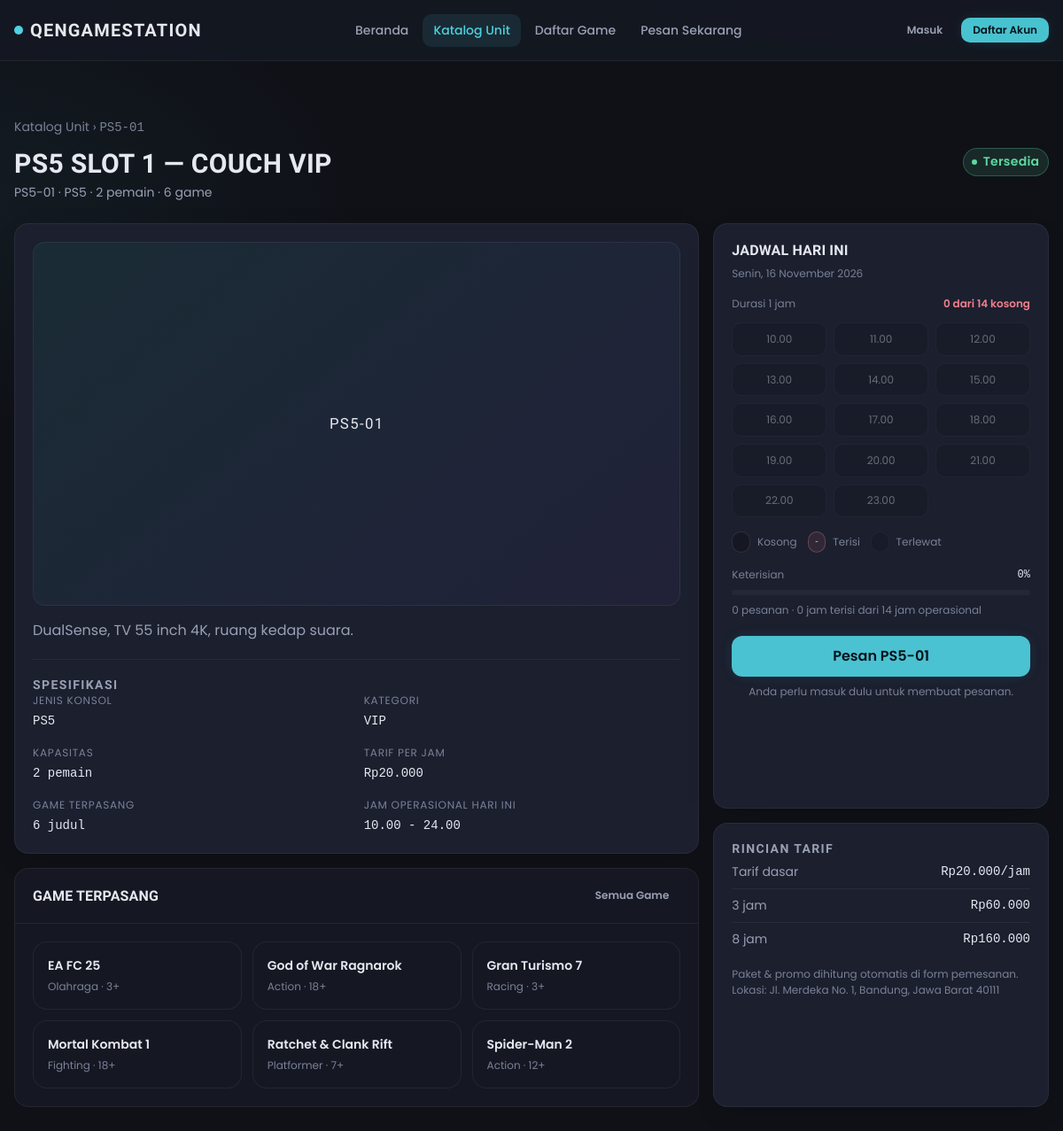
Screenshot of /public/katalog/unit/PS5-01 with the database file from the repository.
### tables this page shows
CREATE TABLE `units` (
  `id`             INT UNSIGNED NOT NULL AUTO_INCREMENT,
  `kode_unit`      VARCHAR(20)  NOT NULL COMMENT 'Kode unik, contoh: PS5-01',
  `nama`           VARCHAR(100) NOT NULL,
  `tipe`           ENUM('PS3','PS4','PS5') NOT NULL,
  `kategori`       ENUM('reguler','vip','ruangan') NOT NULL DEFAULT 'reguler',
  `harga_per_jam`  DECIMAL(12,2) NOT NULL,
  `kapasitas`      TINYINT UNSIGNED NOT NULL DEFAULT 2 COMMENT 'Maks pemain',
  `status`         ENUM('tersedia','dipakai','dipesan','maintenance') NOT NULL DEFAULT 'tersedia',
  `deskripsi`      VARCHAR(255) DEFAULT NULL,
  `foto_path`      VARCHAR(255) DEFAULT NULL COMMENT 'Path relatif, contoh: uploads/units/ps5-01.jpg',
  `created_at`     DATETIME     NOT NULL DEFAULT CURRENT_TIMESTAMP,
  `updated_at`     DATETIME     NOT NULL DEFAULT CURRENT_TIMESTAMP ON UPDATE CURRENT_TIMESTAMP,
  PRIMARY KEY (`id`),
  UNIQUE KEY `uq_units_kode` (`kode_unit`),
  KEY `idx_units_status` (`status`),
  KEY `idx_units_tipe_harga` (`tipe`, `harga_per_jam`)
);

CREATE TABLE `games` (
  `id`          INT UNSIGNED NOT NULL AUTO_INCREMENT,
  `judul`       VARCHAR(150) NOT NULL,
  `platform`    ENUM('PS3','PS4','PS5','Multi') NOT NULL DEFAULT 'Multi',
  `genre`       VARCHAR(60)  NOT NULL DEFAULT 'Umum',
  `cover_path`  VARCHAR(255) DEFAULT NULL,
  `rating`      ENUM('3+','7+','12+','16+','18+') NOT NULL DEFAULT '7+' COMMENT 'Batas usia konten',
  `deskripsi`   TEXT         DEFAULT NULL,
  `status`      ENUM('aktif','nonaktif') NOT NULL DEFAULT 'aktif',
  `created_at`  DATETIME     NOT NULL DEFAULT CURRENT_TIMESTAMP,
  `updated_at`  DATETIME     NOT NULL DEFAULT CURRENT_TIMESTAMP ON UPDATE CURRENT_TIMESTAMP,
  PRIMARY KEY (`id`),
  UNIQUE KEY `uq_games_judul_platform` (`judul`, `platform`),
  KEY `idx_games_platform` (`platform`),
  KEY `idx_games_genre` (`genre`)
);

### app/Views/pages/katalog/unit-detail.php (the view, shortened to what the rows shown need)
<?php
$tautanPesan = $authUser
    ? url('booking?unit=' . (int) $unit['id'])
    : route('login.form');
$kelasSlot = static fn (array $s): string => $s['tersedia'] ? '' : ($s['alasan'] === 'lewat' ? ' is-past' : ' is-taken');
$kosong = count(array_filter($slots, static fn (array $s): bool => $s['tersedia']));
$tutupLabel = $operasional['tutup'] === 24 ? '24.00' : sprintf('%02d.00', $operasional['tutup']);
$spesifikasi = [
    'Jenis konsol' => (string) $unit['tipe'],
    'Kategori'     => status_label((string) $unit['kategori']),
    'Kapasitas'    => (int) $unit['kapasitas'] . ' pemain',
    'Tarif per jam' => rupiah($unit['harga_per_jam']),
    'Game terpasang' => count($games) . ' judul',
    'Jam operasional hari ini' => sprintf('%02d.00', $operasional['buka']) . ' - ' . $tutupLabel,
];
?>
<section class="section" style="padding-bottom: var(--sp-6);">
    <div class="container-page">
        <p class="text-muted" style="margin:0 0 var(--sp-3); font-size: var(--text-sm);">
            <a href="<?= url('katalog') ?>">Katalog Unit</a> &rsaquo; <span class="mono"><?= e($unit['kode_unit']) ?></span>
        </p>
        <div class="flex flex-wrap items-start justify-between gap-4">
            <div>
                <h1 class="display" style="font-size: var(--text-3xl); margin-bottom: 4px;"><?= e($unit['nama']) ?></h1>
                <p class="text-secondary" style="margin:0; font-size: var(--text-sm);">
                    <?= e($unit['kode_unit']) ?> · <?= e($unit['tipe']) ?> ·
                    <?= (int) $unit['kapasitas'] ?> pemain · <?= count($games) ?> game
                </p>
            </div>
            <span class="badge <?= status_class($statusNow) ?>" style="font-size: var(--text-sm);">
                <?= e(status_label($statusNow)) ?>
            </span>
        </div>
    </div>
</section>
<section style="padding-bottom: var(--sp-12);">
    <div class="container-page grid gap-4 lg:grid-cols-3">
        <div class="lg:col-span-2 grid gap-4">
            <div class="qs-card">
                <div class="unit-card__media" style="aspect-ratio: 16 / 9;">
                    <?php if (!empty($unit['foto_path'])): ?>
                        <img src="<?= e(upload_url($unit['foto_path'])) ?>" alt="Foto <?= e($unit['nama']) ?>">
                    <?php else: ?>
                        <span class="unit-card__code"><?= e($unit['kode_unit']) ?></span>
                    <?php endif; ?>
                </div>
                <p class="text-secondary" style="margin: var(--sp-4) 0 0; max-width: 68ch;">
                    <?= e((string) $unit['deskripsi']) ?>
                </p>
                <hr class="divider">
                <h2 class="display" style="font-size: var(--text-sm); color: var(--text-secondary); letter-spacing: .1em;">
                    Spesifikasi
                </h2>
                <dl class="grid gap-4 sm:grid-cols-2" style="margin:0;">
                    <?php foreach ($spesifikasi as $label => $nilai): ?>
                        <div>
                            <dt class="text-muted" style="font-size: var(--text-xs); text-transform: uppercase; letter-spacing: .06em;">
                                <?= e($label) ?>
                            </dt>
                            <dd class="mono" style="margin:4px 0 0; font-size: var(--text-sm); color: var(--text-primary);">
                                <?= e($nilai) ?>
                            </dd>
                        </div>
                    <?php endforeach; ?>
                </dl>
            </div>
            <div class="qs-panel">
                <div class="qs-panel__head">
                    <h2 class="display" style="font-size: var(--text-base); margin:0;">Game Terpasang</h2>
                    <a href="<?= url('katalog/game') ?>" class="btn btn-ghost btn-sm">Semua Game</a>
                </div>
                <div class="qs-panel__body">
                    <?php if ($games === []): ?>
                        <p class="text-secondary" style="margin:0;">
                            Belum ada game terdaftar untuk unit ini. Tanya operator saat datang untuk permintaan khusus.
                        </p>
                    <?php else: ?>
                        <div class="grid gap-3 sm:grid-cols-2 lg:grid-cols-3">
                            <?php foreach ($games as $g): ?>
                                <a href="<?= url('katalog/game/' . (int) $g['id']) ?>"
                                   class="qs-card qs-card--flat qs-card--hoverable" style="padding: var(--sp-4); display:block;">
                                    <p style="margin:0; font-weight:600; font-size: var(--text-sm);"><?= e($g['judul']) ?></p>
                                    <p class="text-muted" style="margin:4px 0 0; font-size: var(--text-xs);">
                                        <?= e($g['genre']) ?> · <?= e($g['rating']) ?>
                                    </p>
                                </a>
                            <?php endforeach; ?>
                        </div>
                    <?php endif; ?>
                </div>
            </div>
        </div>
        <div class="grid gap-4">
            <div class="qs-card">
                <h2 class="display" style="font-size: var(--text-base); margin-bottom: var(--sp-2);">Jadwal Hari Ini</h2>
                <p class="text-muted" style="margin:0 0 var(--sp-4); font-size: var(--text-xs);"><?= e(tgl_indo($hariIni)) ?></p>
                <?php if ($slots === []): ?>
                    <div class="empty-state" style="padding: var(--sp-8) 0;">
                        <p style="margin:0;">Belum ada slot untuk tanggal ini.</p>
                    </div>
                <?php else: ?>
                    <div class="flex items-center justify-between gap-2" style="margin-bottom: var(--sp-3);">
                        <span class="text-muted" style="font-size: var(--text-xs);">Durasi 1 jam</span>
                        <span class="text-<?= $kosong > 0 ? 'success' : 'danger' ?>" style="font-size: var(--text-xs); font-weight:600;">
                            <?= $kosong ?> dari <?= count($slots) ?> kosong
                        </span>
                    </div>
                    <div class="slot-grid">
                        <?php foreach ($slots as $s): ?>
                            <span class="slot<?= $kelasSlot($s) ?>" title="<?= $s['tersedia'] ? 'Masih kosong' : 'Tidak tersedia' ?>">
                                <?= e($s['label']) ?>
                            </span>
                        <?php endforeach; ?>
                    </div>
                    <div class="flex flex-wrap gap-3" style="margin-top: var(--sp-4); font-size: var(--text-xs); color: var(--text-muted);">
                        <span class="flex items-center gap-2"><span class="slot" style="padding:.2rem .5rem; font-size:10px;">&nbsp;</span> Kosong</span>
                        <span class="flex items-center gap-2"><span class="slot is-taken" style="padding:.2rem .5rem; font-size:10px;">&nbsp;</span> Terisi</span>
                        <span class="flex items-center gap-2"><span class="slot is-past" style="padding:.2rem .5rem; font-size:10px;">&nbsp;</span> Terlewat</span>
                    </div>
                    <div style="margin-top: var(--sp-4);">
                        <div class="flex items-center justify-between gap-2" style="margin-bottom: var(--sp-2);">
                            <span class="text-muted" style="font-size: var(--text-xs);">Keterisian</span>
                            <span class="mono" style="font-size: var(--text-xs);"><?= (int) $kepadatan['persen'] ?>%</span>
                        </div>
                        <div class="bar">
                        </div>
                        <p class="text-muted" style="margin: var(--sp-2) 0 0; font-size: var(--text-xs);">
                            <?= (int) $kepadatan['jumlah_pesanan'] ?> pesanan ·
                            <?= e((string) $kepadatan['jam_terisi']) ?> jam terisi dari
                            <?= (int) $kepadatan['total_jam_operasional'] ?> jam operasional
                        </p>
                    </div>
                <?php endif; ?>
                <?php if ($statusNow === 'maintenance'): ?>
                    <button type="button" class="btn btn-block btn-lg" disabled style="margin-top: var(--sp-5);">
                        Unit Sedang Perawatan
                    </button>
                    <p class="text-muted" style="margin: var(--sp-2) 0 0; font-size: var(--text-xs); text-align:center;">
                        Unit ini dikunci sementara oleh operator.
                    </p>
                <?php else: ?>
                    <a href="<?= e($tautanPesan) ?>" class="btn btn-primary btn-block btn-lg" style="margin-top: var(--sp-5);">
                        Pesan <?= e($unit['kode_unit']) ?>
                    </a>
                    <?php if (!$authUser): ?>
                        <p class="text-muted" style="margin: var(--sp-2) 0 0; font-size: var(--text-xs); text-align:center;">
                            Anda perlu masuk dulu untuk membuat pesanan.
                        </p>
                    <?php endif; ?>
                <?php endif; ?>
            </div>
            <div class="qs-card">
                <h2 class="display" style="font-size: var(--text-sm); color: var(--text-secondary); letter-spacing: .1em;">
                    Rincian Tarif
                </h2>
                <ul style="list-style:none; margin:0; padding:0;">
                    <li class="flex items-center justify-between gap-3 py-2" style="border-bottom: 1px solid var(--border-soft);">
                        <span class="text-secondary" style="font-size: var(--text-sm);">Tarif dasar</span>
                        <span class="mono" style="font-size: var(--text-sm);"><?= rupiah($unit['harga_per_jam']) ?>/jam</span>
                    </li>
                    <li class="flex items-center justify-between gap-3 py-2" style="border-bottom: 1px solid var(--border-soft);">
                        <span class="text-secondary" style="font-size: var(--text-sm);">3 jam</span>
                        <span class="mono" style="font-size: var(--text-sm);"><?= rupiah((float) $unit['harga_per_jam'] * 3) ?></span>
                    </li>
                    <li class="flex items-center justify-between gap-3 py-2">
                        <span class="text-secondary" style="font-size: var(--text-sm);">8 jam</span>
                        <span class="mono" style="font-size: var(--text-sm);"><?= rupiah((float) $unit['harga_per_jam'] * 8) ?></span>
                    </li>
                </ul>
                <p class="text-muted" style="margin: var(--sp-3) 0 0; font-size: var(--text-xs);">
                    Paket &amp; promo dihitung otomatis di form pemesanan. Lokasi:
                    <?= e(Setting::get('alamat', '-')) ?>
                </p>
            </div>
        </div>
    </div>
</section>

### app/Core/Router.php (shortened to what the rows shown need)
<?php
class Router
{
    private static ?Router $instance = null;
    private array $routes = [];
    private array $names = [];
    private array $groupMiddleware = [];
    private string $groupPrefix = '';
    public static function instance(): Router
    {
        return self::$instance ??= new self();
    }
    public static function setCurrent(Router $router): void
    {
        self::$instance = $router;
    }
    public function group(array $options, callable $callback): void
    {
        $previousMw = $this->groupMiddleware;
        $previousPrefix = $this->groupPrefix;
        $this->groupMiddleware = array_merge($previousMw, (array) ($options['middleware'] ?? []));
        $this->groupPrefix = $previousPrefix . rtrim((string) ($options['prefix'] ?? ''), '/');
        $this->groupMiddleware = $previousMw;
        $this->groupPrefix = $previousPrefix;
    }
    private function add(string $method, string $path, string|callable $handler, ?string $name): void
    {
        $path = $this->groupPrefix . '/' . ltrim($path, '/');
        $path = '/' . ltrim(preg_replace('#/+#', '/', $path) ?? $path, '/');
        $path = rtrim($path, '/') ?: '/';
        $this->routes[$method][] = [
            'path'    => $path,
            'regex'   => $this->toRegex($path),
            'handler' => $handler,
            'middleware' => $this->groupMiddleware,
            'name'    => $name,
        ];
        if ($name !== null) {
            $this->names[$name] = $path;
        }
    }
    private function toRegex(string $path): string
    {
        $regex = preg_replace_callback(
            '#\{([a-zA-Z_][a-zA-Z0-9_]*)\}#',
            static fn (array $m): string => '(?P<' . $m[1] . '>[^/]+)',
            $path
        );
        return '#^' . str_replace('#', '\#', (string) $regex) . '$#';
    }
    public function dispatch(Request $request): void
    {
        $method = $request->method();
        $uri = $request->uri();
        foreach ($this->routes[$method] ?? [] as $route) {
            if (preg_match($route['regex'], $uri, $matches)) {
                $params = array_filter($matches, 'is_string', ARRAY_FILTER_USE_KEY);
                $handler = $route['handler'];
                [$class, $action] = explode('@', $handler, 2);
                $controller = new $fqcn();
                $controller->{$action}(...array_values($params));
                return;
            }
        }
    }
    public function path(string $name, array $params = []): string
    {
        $path = $this->names[$name] ?? '/' . $name;
        return $path;
    }
}

### rows the page displays
units: kode_unit "PS5-01", nama "PS5 SLOT 1 — COUCH VIP", tipe "PS5", kapasitas "2", deskripsi "DualSense, TV 55 inch 4K, ruang kedap suara.", harga_per_jam "Rp20.000", rupiah((float)$unit['harga_per_jam']*3) "Rp60.000", rupiah((float)$unit['harga_per_jam']*8) "Rp160.000"
games: judul "EA FC 25", genre "Olahraga", rating "3+"
games: judul "God of War Ragnarok", genre "Action", rating "18+"
games: judul "Gran Turismo 7", genre "Racing", rating "3+"
games: judul "Mortal Kombat 1", genre "Fighting", rating "18+"
games: judul "Ratchet & Clank Rift", genre "Platformer", rating "7+"
games: judul "Spider-Man 2", genre "Action", rating "12+"

### other values shown
$label "JENIS KONSOL"
$nilai "PS5"
$label "KATEGORI"
$nilai "VIP"
$label "KAPASITAS"
$nilai "2 pemain"
$label "TARIF PER JAM"
$nilai "Rp20.000"
$label "GAME TERPASANG"
$nilai "6 judul"
$label "JAM OPERASIONAL HARI INI"
$nilai "10.00 - 24.00"
$kosong "0"
count($slots) "14"
$s['label'] "10.00"
